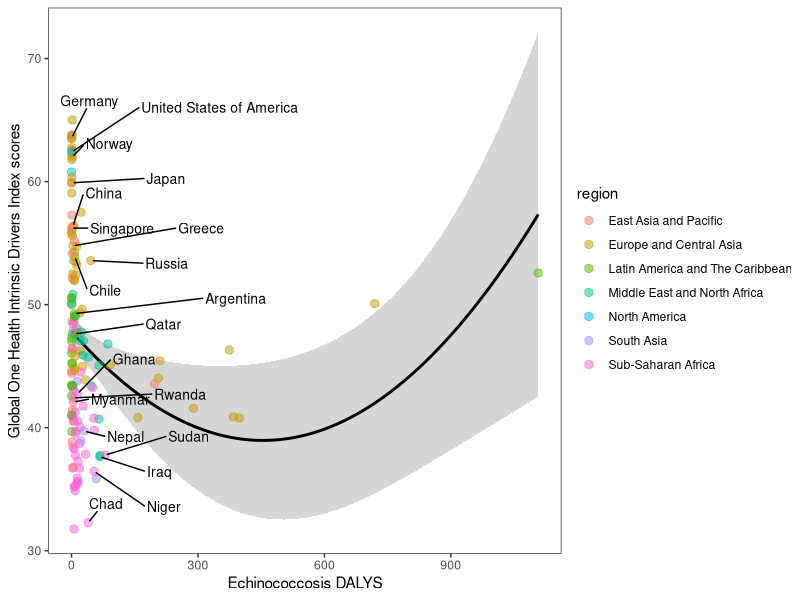

Write the R code that produced this figure.
library(readxl)
library(readr)

library(tidyverse)
library(cowplot)
library(colorspace)
library(ggrepel)

GBD <- read_excel("D.5.2.1_raw.xlsx")

dftest <- read_csv("total_0228_last Version.csv")

data = left_join(dftest,GBD, by = "iso")

write.csv(data,file = "Echinococcosis-OHI.csv")


test <- data %>%
  mutate(
    region = case_when(
      region == "Middle East and North Africa" ~ "Middle East and North Africa",
      region == "Europe and Central Asia" ~ "Europe and Central Asia",
      region == "East Asia and Pacific" ~ "East Asia and Pacific",
      region == "Latin America and The Caribbean" ~ "Latin America and The Caribbean",
      region == "North America" ~ "North America",
      region == "South Asia" ~ "South Asia",
      region == "Sub-Saharan Arica" ~ "Sub-Saharan Arica",
      TRUE ~ region # All the other remain the same
    )
  )

country_highlight <- c(
  "Germany", "Norway", "United States of America", "Greece", "Singapore", "Rwanda", 
  "Russia", "Venezuela", "Sudan", "Iraq", "Ghana", "Niger", "Chad", "Kuwait", 
  "Qatar", "Myanmar", "Nepal", "Chile", "Argentina", "Japan", "China"
)

test <- test %>%
  mutate(
    label = ifelse(country %in% country_highlight, country, "")
  )


expohi = ggplot(test, aes(GBD, total)) +
  geom_smooth(method="lm", formula = 'y ~ poly(x,2)' , col="black") +
  geom_point(
    aes(color = region, fill = region),
    size = 2.5, alpha = 0.5, 
    shape = 21 # This is a dot with both border (color) and fill.
  ) +
  # Add auto-positioned text
  geom_text_repel(
    aes(label = label),
    color = "black",
    size = 10/.pt, # font size 9 pt
    point.padding = 0.1, 
    box.padding = 0.6,
    min.segment.length = 0,
    max.overlaps = 1000,
    seed = 7654 # For reproducibility reasons
  ) +
  xlab("Echinococcosis DALYS") +
  ylab("Global One Health Intrinsic Drivers Index scores")+
  theme_test() 

ggsave("OHI-Echinococcosis-region.pdf", width=8, height=4, dpi=600)

